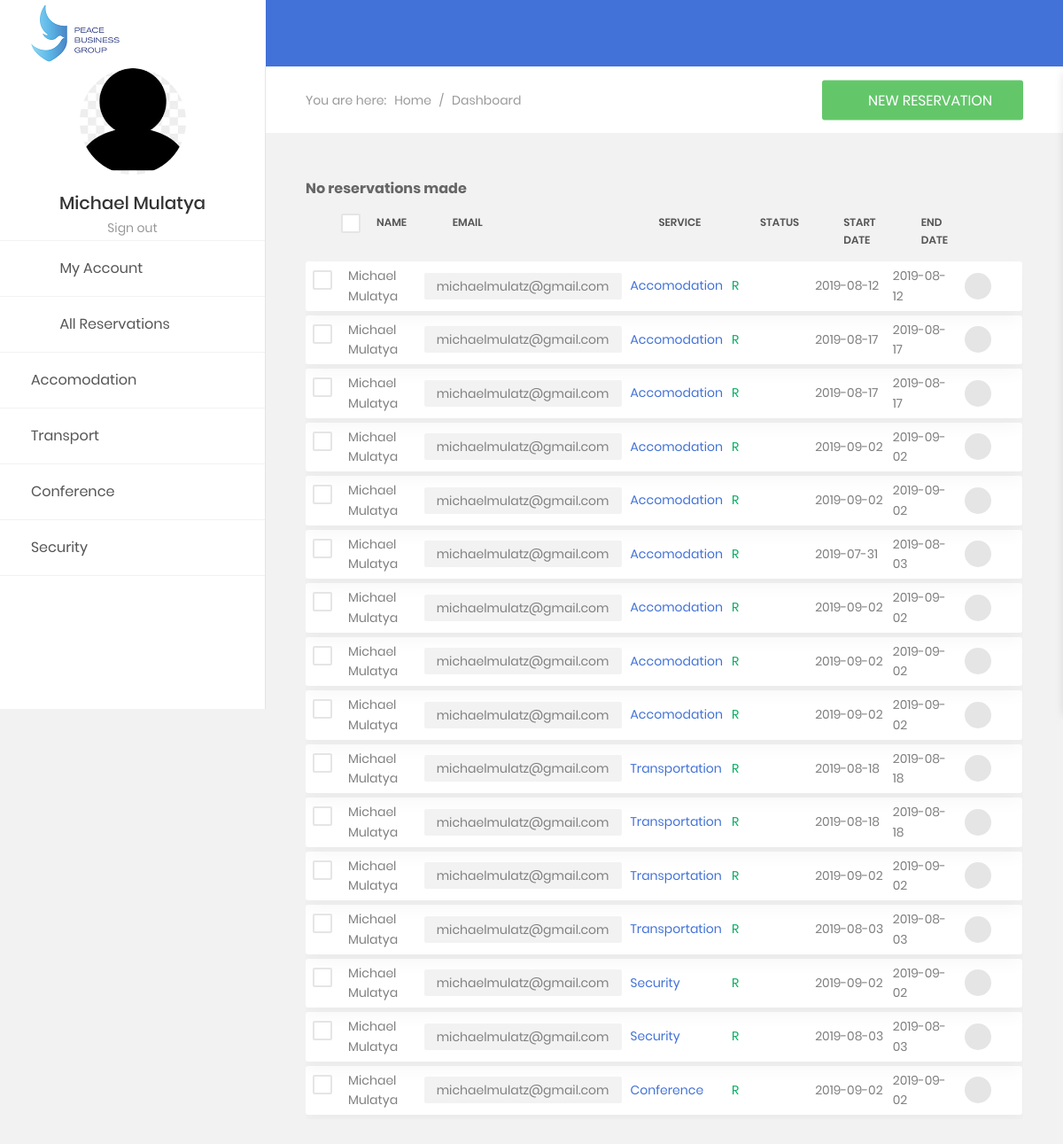
/reservations/dashboard/all/ (signed in), run on the app's committed database.
### reservations/models.py (models this page shows, shortened)
class Reservation(models.Model):
	status_options=[('R','Requested'),('A','Accepted'),('D','Denied')]
	status = models.CharField(choices=status_options,max_length=1)
	start_date = models.DateField()
	end_date = models.DateField()
	number_of_guests = models.SmallIntegerField()
	comments = models.TextField()
	created_at = models.DateTimeField(auto_now_add=True)
	class Meta:
		abstract = True

class AccomodationReservation(Reservation):
	made_by = models.ForeignKey(Pbguser,related_name='room_made_by',on_delete=models.PROTECT)
	guest_id = models.ForeignKey(Pbguser,related_name='room_guest_id',on_delete=models.PROTECT)
	def gettype(self):
		return "accomodation"

class Pbguser(models.Model):
	user = models.OneToOneField(
		User,
		default=None,
		null=True,
		on_delete=models.CASCADE)
	gender_choices = [('M','Male'),('F','Female')]
	gender = models.CharField(
		choices=gender_choices,
		max_length=1,
		default=None,
		null=True
		)
	phone_number = models.CharField(max_length=50,
		null=True)

class TransportReservation(Reservation):
	made_by = models.ForeignKey(Pbguser,related_name='transport_made_by',on_delete=models.PROTECT)
	guest_id = models.ForeignKey(Pbguser,related_name='transport_guest_id',on_delete=models.PROTECT)
	car_options = [('A','Armored'),('N','Normal')]
	car_type = models.CharField(choices=car_options,max_length=1,default='N')
	districts = ['']
	district = models.CharField(max_length=100,default='')
	location = models.CharField(max_length=200)
	purpose_of_visit = models.CharField(max_length=200)
	def gettype(self):
		return "transportation"

class SecurityReservation(Reservation):
	made_by = models.ForeignKey(Pbguser,related_name='security_made_by',on_delete=models.PROTECT)
	guest_id = models.ForeignKey(Pbguser,related_name='security_guest_id',on_delete=models.PROTECT)
	security_type = models.ForeignKey(SecurityService,on_delete=models.PROTECT)
	def gettype(self):
		return "security"

class ConferenceReservation(Reservation):
	made_by = models.ForeignKey(Pbguser,related_name='conference_made_by',on_delete=models.PROTECT)
	guest_id = models.ForeignKey(Pbguser,related_name='conference_guest_id',on_delete=models.PROTECT)
	number_of_guests = models.SmallIntegerField()
	conference_hall_id = models.ForeignKey(ConferenceHall,on_delete=models.PROTECT)
	def gettype(self):
		return "conference"

### reservations/views.py (the view)
# urls.py: re_path(r'^dashboard/(?P<category>[\w]*)/',views.clientdashboard,name='clientdashboard'),
def clientdashboard(request,category):
	guest = Pbguser.objects.get(pk=request.user.pbguser.id)
	accomodation = AccomodationReservation.objects.filter(guest_id=guest)
	transportation = TransportReservation.objects.filter(guest_id=guest)
	security = SecurityReservation.objects.filter(guest_id=guest)
	conference = ConferenceReservation.objects.filter(guest_id=guest)
	if(category=='accomodation'):
		reservations = accomodation
	elif(category=='transportation'):
		reservations = transportation
	elif(category=='security'):
		reservations = security
	elif(category=='conference'):
		reservations = conference
	else:
		reservations = chain(accomodation,transportation)
		reservations = chain(reservations,security)
		reservations = chain(reservations,conference)
	return render(request,'reservations/client/dashboard.html',{'reservations':reservations})

### reservations/templates/reservations/client/dashboard.html (shortened to what this page needs)
{% extends 'reservations/client/base.html' %}
{% block maincontent %}
    <div class="row m-t-30">
        <div class="col-md-12">
            <div class="table-responsive m-b-40">
                 <table class="table table-data2">
                    <thead>
                        <tr>
                            <th>
                                <label class="au-checkbox">
                                    <span class="au-checkmark"></span>
                                </label>
                            </th>
                            <th>name</th>
                            <th>email</th>
                            <th>service</th>
                            <th>status</th>
                            <th>start date</th>
                            <th>end date</th>
                            <th></th>
                        </tr>
                    </thead>
                    <tbody>
                        {% if reservations|length <= 0 %}
                            <b>No reservations made</b>
                        {% endif %}
                        {% for res in reservations %}
                            <tr class="tr-shadow">
                                <td>
                                    <label class="au-checkbox">
                                        <span class="au-checkmark"></span>
                                    </label>
                                </td>
                                <td>{{ res.guest_id.user.get_full_name }}</td>
                                <td>
                                    <span class="block-email">{{ res.guest_id.user.email }}</span>
                                </td>
                                <td class="desc">{{ res.gettype|title }}</td>
                                <td>
                                    <span class="status--process">{{ res.status }}</span>
                                </td>
                                <td>
                                    {{ res.start_date|date:"Y-m-d" }}
                                </td>
                                <td>{{ res.end_date|date:"Y-m-d" }}</td>
                                <td>
                                    <div class="table-data-feature">
                                        <button class="item" data-toggle="tooltip" data-placement="top" title="View Details">
                                            <i class="zmdi zmdi-more"></i>
                                        </button>
                                    </div>
                                </td>
                            </tr>
                            <tr class="spacer"></tr>
                        {% endfor %}
                        </tbody>
                </table>
            </div>
        </div>
    </div>
{% endblock %}

### reservations/templates/reservations/client/base.html (shortened to what this page needs)
{% load static %}
<!DOCTYPE html>
<html lang="en">
<head>
    <link href="{% static 'reservations/css/font-face.css' %}" rel="stylesheet" media="all">
    <link href="{% static 'reservations/vendor/font-awesome-4.7/css/font-awesome.min.css' %}" rel="stylesheet" media="all">
    <link href="{% static 'reservations/vendor/font-awesome-5/css/fontawesome-all.min.css' %}" rel="stylesheet" media="all">
    <link href="{% static 'reservations/vendor/mdi-font/css/material-design-iconic-font.min.css' %}" rel="stylesheet" media="all">
    <link href="{% static 'reservations/vendor/bootstrap/bootstrap.min.css' %}" rel="stylesheet" media="all">
    <link href="{% static 'reservations/vendor/animsition/animsition.min.css' %}" rel="stylesheet" media="all">
    <link href="{% static 'reservations/vendor/bootstrap-progressbar/bootstrap-progressbar-3.3.4.min.css' %}" rel="stylesheet" media="all">
    <link href="{% static 'reservations/vendor/wow/animate.css' %}" rel="stylesheet" media="all">
    <link href="{% static 'reservations/vendor/css-hamburgers/hamburgers.min.css' %}" rel="stylesheet" media="all">
    <link href="{% static 'reservations/vendor/slick/slick.css' %}" rel="stylesheet" media="all">
    <link href="{% static 'reservations/vendor/select2/select2.min.css' %}" rel="stylesheet" media="all">
    <link href="{% static 'reservations/vendor/perfect-scrollbar/perfect-scrollbar.css' %}" rel="stylesheet" media="all">
    <link href="{% static 'reservations/vendor/vector-map/jqvmap.min.css' %}" rel="stylesheet" media="all">
    <link href="{% static 'reservations/css/theme.css' %}" rel="stylesheet" media="all">
    <link href="{% static 'reservations/css/updates.css' %}" rel="stylesheet" media="all">
</head>
<body class="animsition">
    <div class="page-wrapper">
        <aside class="menu-sidebar2">
            <div class="logo">
                <a href="{% url 'reservations:index' %}">
                    <img src="{% static 'reservations/images/pbglogo.mini.png' %}" alt="PBG ADMIN" />
                </a>
            </div>
            <div class="menu-sidebar2__content js-scrollbar1">
                <div class="account2">
                    <div class="image img-cir img-120">
                        <img src="{% static 'reservations/images/icon/avatar-01.jpg' %}" alt="John Doe" />
                    </div>
                    <h4 class="name">{{ user.get_full_name }}</h4>
                    <a href="{% url 'logout' %}">Sign out</a>
                </div>
                <nav class="navbar-sidebar2">
                    <ul class="list-unstyled navbar__list">
                        <li>
                            <a href="{% url 'reservations:editprofile' %}">
                                <i class="fas fa-chart-bar"></i>My Account</a>
                        </li>
                        <li class="has-sub">
                            <a href="{% url 'reservations:clientdashboard' '' %}">
                                <i class="fas fa-tachometer-alt"></i>All Reservations
                            </a>
                            <ul class="header3-sub-list list-unstyled">
                                <li>
                                    <a href="{% url 'reservations:clientdashboard' 'accomodation' %}">Accomodation</a>
                                </li>
                                <li>
                                    <a href="{% url 'reservations:clientdashboard' 'transportation' %}">Transport</a>
                                </li>
                                <li>
                                    <a href="{% url 'reservations:clientdashboard' 'conference' %}">Conference</a>
                                </li>
                                <li>
                                    <a href="{% url 'reservations:clientdashboard' 'security' %}">Security</a>
                                </li>
                            </ul>
                        </li>
                    </ul>
                </nav>
            </div>
        </aside>
        <div class="page-container2">
            <header class="header-desktop2">
                <div class="section__content section__content--p30">
                    <div class="container-fluid">
                        <div class="header-wrap2">
                            <div class="header-button2">
                                <div class="header-button-item mr-0 js-sidebar-btn">
                                    <i class="zmdi zmdi-menu"></i>
                                </div>
                        </div>
                    </div>
                </div>
            </header>
            <section class="au-breadcrumb m-t-75">
                <div class="section__content section__content--p30">
                    <div class="container-fluid">
                        <div class="row">
                            <div class="col-md-12">
                                <div class="au-breadcrumb-content">
                                    <div class="au-breadcrumb-left">
                                        <span class="au-breadcrumb-span">You are here:</span>
                                        <ul class="list-unstyled list-inline au-breadcrumb__list">
                                            <li class="list-inline-item active">
                                                <a href="#">Home</a>
                                            </li>
                                            <li class="list-inline-item seprate">
                                                <span>/</span>
                                            </li>
                                            <li class="list-inline-item">Dashboard</li>
                                        </ul>
                                    </div>
                                    <a href="{% url 'reservations:index' %}"><button class="au-btn au-btn-icon au-btn--green">
                                        <i class="zmdi zmdi-plus"></i>new reservation</button></a>
                                </div>
                            </div>
                        </div>
                    </div>
                </div>
            </section>
            <section class="p-t-20">
                <div class="section__content section__content--p30">
                    <div class="container-fluid">
                        {% block maincontent %}{% endblock %}
                    </div>
                </div>
            </section>
        </div>
    </div>
</body>
</html>

### reservations/static/reservations/css/updates.css (style rules this page uses)
.menu-sidebar2 .logo { background: #ffffff; }
.account2 { padding: 2px; }
.table-data2.table tbody td { padding:5px 2px 5px 8px; }
.table-data2.table tbody tr { margin-top: 10px !important; }
,.table-earning tbody td { padding: 3px 10px; }

### data on the page
AccomodationReservation: guest_id.user.get_full_name "Michael Mulatya", guest_id.user.email "michaelmulatz@gmail.com", gettype "Accomodation", status "R", start_date "2019-08-12", end_date "2019-08-12"
AccomodationReservation: guest_id.user.get_full_name "Michael Mulatya", guest_id.user.email "michaelmulatz@gmail.com", gettype "Accomodation", status "R", start_date "2019-08-17", end_date "2019-08-17"
AccomodationReservation: guest_id.user.get_full_name "Michael Mulatya", guest_id.user.email "michaelmulatz@gmail.com", gettype "Accomodation", status "R", start_date "2019-08-17", end_date "2019-08-17"
AccomodationReservation: guest_id.user.get_full_name "Michael Mulatya", guest_id.user.email "michaelmulatz@gmail.com", gettype "Accomodation", status "R", start_date "2019-09-02", end_date "2019-09-02"
AccomodationReservation: guest_id.user.get_full_name "Michael Mulatya", guest_id.user.email "michaelmulatz@gmail.com", gettype "Accomodation", status "R", start_date "2019-09-02", end_date "2019-09-02"
AccomodationReservation: guest_id.user.get_full_name "Michael Mulatya", guest_id.user.email "michaelmulatz@gmail.com", gettype "Accomodation", status "R", start_date "2019-07-31", end_date "2019-08-03"
AccomodationReservation: guest_id.user.get_full_name "Michael Mulatya", guest_id.user.email "michaelmulatz@gmail.com", gettype "Accomodation", status "R", start_date "2019-09-02", end_date "2019-09-02"
AccomodationReservation: guest_id.user.get_full_name "Michael Mulatya", guest_id.user.email "michaelmulatz@gmail.com", gettype "Accomodation", status "R", start_date "2019-09-02", end_date "2019-09-02"
AccomodationReservation: guest_id.user.get_full_name "Michael Mulatya", guest_id.user.email "michaelmulatz@gmail.com", gettype "Accomodation", status "R", start_date "2019-09-02", end_date "2019-09-02"
TransportReservation: guest_id.user.get_full_name "Michael Mulatya", guest_id.user.email "michaelmulatz@gmail.com", gettype "Transportation", status "R", start_date "2019-08-18", end_date "2019-08-18"
TransportReservation: guest_id.user.get_full_name "Michael Mulatya", guest_id.user.email "michaelmulatz@gmail.com", gettype "Transportation", status "R", start_date "2019-08-18", end_date "2019-08-18"
TransportReservation: guest_id.user.get_full_name "Michael Mulatya", guest_id.user.email "michaelmulatz@gmail.com", gettype "Transportation", status "R", start_date "2019-09-02", end_date "2019-09-02"
TransportReservation: guest_id.user.get_full_name "Michael Mulatya", guest_id.user.email "michaelmulatz@gmail.com", gettype "Transportation", status "R", start_date "2019-08-03", end_date "2019-08-03"
SecurityReservation: guest_id.user.get_full_name "Michael Mulatya", guest_id.user.email "michaelmulatz@gmail.com", gettype "Security", status "R", start_date "2019-09-02", end_date "2019-09-02"
SecurityReservation: guest_id.user.get_full_name "Michael Mulatya", guest_id.user.email "michaelmulatz@gmail.com", gettype "Security", status "R", start_date "2019-08-03", end_date "2019-08-03"
ConferenceReservation: guest_id.user.get_full_name "Michael Mulatya", guest_id.user.email "michaelmulatz@gmail.com", gettype "Conference", status "R", start_date "2019-09-02", end_date "2019-09-02"

### other printed values
{{ user.get_full_name }} "Michael Mulatya"
